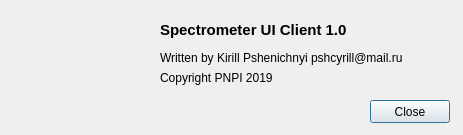
<?xml version="1.0" encoding="UTF-8"?>
<ui version="4.0">
 <class>About</class>
 <widget class="QDialog" name="About">
  <property name="geometry">
   <rect>
    <x>0</x>
    <y>0</y>
    <width>463</width>
    <height>135</height>
   </rect>
  </property>
  <property name="sizePolicy">
   <sizepolicy hsizetype="Fixed" vsizetype="Fixed">
    <horstretch>0</horstretch>
    <verstretch>0</verstretch>
   </sizepolicy>
  </property>
  <property name="minimumSize">
   <size>
    <width>463</width>
    <height>135</height>
   </size>
  </property>
  <property name="maximumSize">
   <size>
    <width>463</width>
    <height>135</height>
   </size>
  </property>
  <property name="windowTitle">
   <string>About spectrometer UI</string>
  </property>
  <property name="windowIcon">
   <iconset resource="resources.qrc">
    <normaloff>:/icons/information.svg</normaloff>:/icons/information.svg</iconset>
  </property>
  <widget class="QLabel" name="imgLabel">
   <property name="geometry">
    <rect>
     <x>0</x>
     <y>8</y>
     <width>121</width>
     <height>121</height>
    </rect>
   </property>
   <property name="text">
    <string/>
   </property>
   <property name="pixmap">
    <pixmap resource="resources.qrc">:/icons/pnpi.svg</pixmap>
   </property>
   <property name="scaledContents">
    <bool>true</bool>
   </property>
  </widget>
  <widget class="QPushButton" name="closeButton">
   <property name="geometry">
    <rect>
     <x>370</x>
     <y>100</y>
     <width>80</width>
     <height>23</height>
    </rect>
   </property>
   <property name="text">
    <string>Close</string>
   </property>
  </widget>
  <widget class="QLabel" name="label">
   <property name="geometry">
    <rect>
     <x>160</x>
     <y>20</y>
     <width>241</width>
     <height>20</height>
    </rect>
   </property>
   <property name="font">
    <font>
     <pointsize>11</pointsize>
     <weight>75</weight>
     <bold>true</bold>
    </font>
   </property>
   <property name="text">
    <string>Spectrometer UI Client 1.0</string>
   </property>
  </widget>
  <widget class="QLabel" name="label_2">
   <property name="geometry">
    <rect>
     <x>160</x>
     <y>70</y>
     <width>141</width>
     <height>16</height>
    </rect>
   </property>
   <property name="text">
    <string>Copyright PNPI 2019 </string>
   </property>
  </widget>
  <widget class="QLabel" name="label_3">
   <property name="geometry">
    <rect>
     <x>160</x>
     <y>50</y>
     <width>281</width>
     <height>16</height>
    </rect>
   </property>
   <property name="text">
    <string>Written by Kirill Pshenichnyi pshcyrill@mail.ru</string>
   </property>
   <property name="textInteractionFlags">
    <set>Qt::LinksAccessibleByMouse|Qt::TextSelectableByMouse</set>
   </property>
  </widget>
 </widget>
 <resources>
  <include location="resources.qrc"/>
 </resources>
 <connections/>
</ui>
